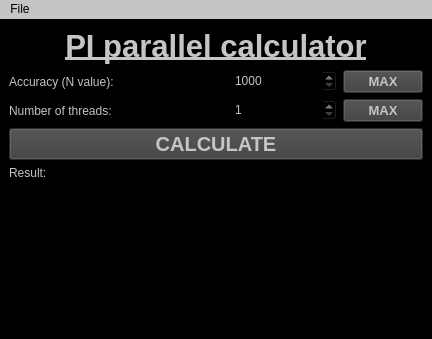
<?xml version="1.0" encoding="UTF-8"?>
<ui version="4.0">
 <class>MainWindow</class>
 <widget class="QMainWindow" name="MainWindow">
  <property name="geometry">
   <rect>
    <x>0</x>
    <y>0</y>
    <width>432</width>
    <height>339</height>
   </rect>
  </property>
  <property name="windowTitle">
   <string>PI parallel calculator</string>
  </property>
  <property name="styleSheet">
   <string notr="true">background: rgb(0, 0, 0);
color: rgb(197, 197, 197);</string>
  </property>
  <widget class="QWidget" name="centralwidget">
   <layout class="QVBoxLayout" name="verticalLayout">
    <item>
     <widget class="QLabel" name="label_4">
      <property name="font">
       <font>
        <pointsize>23</pointsize>
        <bold>true</bold>
        <underline>true</underline>
       </font>
      </property>
      <property name="text">
       <string>PI parallel calculator</string>
      </property>
      <property name="alignment">
       <set>Qt::AlignCenter</set>
      </property>
     </widget>
    </item>
    <item>
     <layout class="QHBoxLayout" name="horizontalLayout_2" stretch="2,1,0">
      <item>
       <widget class="QLabel" name="label_2">
        <property name="text">
         <string>Accuracy (N value):</string>
        </property>
       </widget>
      </item>
      <item>
       <widget class="QSpinBox" name="spinBoxNvalue">
        <property name="minimum">
         <number>1000</number>
        </property>
        <property name="maximum">
         <number>999999999</number>
        </property>
       </widget>
      </item>
      <item>
       <widget class="QPushButton" name="pushButtonMaxN">
        <property name="font">
         <font>
          <pointsize>10</pointsize>
          <bold>true</bold>
         </font>
        </property>
        <property name="styleSheet">
         <string notr="true">background-color: rgb(61, 61, 61);
color: rgb(197, 197, 197);</string>
        </property>
        <property name="text">
         <string>MAX</string>
        </property>
       </widget>
      </item>
     </layout>
    </item>
    <item>
     <layout class="QHBoxLayout" name="horizontalLayout" stretch="2,1,0">
      <item>
       <widget class="QLabel" name="label">
        <property name="text">
         <string>Number of threads:</string>
        </property>
       </widget>
      </item>
      <item>
       <widget class="QSpinBox" name="spinBoxCores">
        <property name="minimum">
         <number>1</number>
        </property>
       </widget>
      </item>
      <item>
       <widget class="QPushButton" name="pushButtonMaxThreads">
        <property name="font">
         <font>
          <pointsize>10</pointsize>
          <bold>true</bold>
         </font>
        </property>
        <property name="styleSheet">
         <string notr="true">background-color: rgb(61, 61, 61);
color: rgb(197, 197, 197);</string>
        </property>
        <property name="text">
         <string>MAX</string>
        </property>
       </widget>
      </item>
     </layout>
    </item>
    <item>
     <widget class="QPushButton" name="pushButton">
      <property name="font">
       <font>
        <pointsize>15</pointsize>
        <bold>true</bold>
       </font>
      </property>
      <property name="styleSheet">
       <string notr="true">background-color: rgb(61, 61, 61);
color: rgb(197, 197, 197);</string>
      </property>
      <property name="text">
       <string>CALCULATE</string>
      </property>
     </widget>
    </item>
    <item>
     <layout class="QHBoxLayout" name="horizontalLayout_3">
      <item>
       <widget class="QLabel" name="label_3">
        <property name="text">
         <string>Result:</string>
        </property>
        <property name="alignment">
         <set>Qt::AlignLeading|Qt::AlignLeft|Qt::AlignTop</set>
        </property>
       </widget>
      </item>
      <item>
       <widget class="QTextEdit" name="textEditResult">
        <property name="font">
         <font>
          <pointsize>15</pointsize>
          <bold>true</bold>
         </font>
        </property>
        <property name="readOnly">
         <bool>true</bool>
        </property>
       </widget>
      </item>
     </layout>
    </item>
   </layout>
  </widget>
  <widget class="QMenuBar" name="menubar">
   <property name="geometry">
    <rect>
     <x>0</x>
     <y>0</y>
     <width>432</width>
     <height>21</height>
    </rect>
   </property>
   <property name="styleSheet">
    <string notr="true">background-color: rgb(197, 197, 197);
color: rgb(0, 0, 0);</string>
   </property>
   <widget class="QMenu" name="menuFile">
    <property name="title">
     <string>File</string>
    </property>
    <addaction name="actionQuit"/>
   </widget>
   <addaction name="menuFile"/>
  </widget>
  <widget class="QStatusBar" name="statusbar"/>
  <action name="actionQuit">
   <property name="text">
    <string>Quit</string>
   </property>
  </action>
 </widget>
 <resources/>
 <connections>
  <connection>
   <sender>actionQuit</sender>
   <signal>triggered()</signal>
   <receiver>MainWindow</receiver>
   <slot>close()</slot>
   <hints>
    <hint type="sourcelabel">
     <x>-1</x>
     <y>-1</y>
    </hint>
    <hint type="destinationlabel">
     <x>215</x>
     <y>169</y>
    </hint>
   </hints>
  </connection>
 </connections>
</ui>
